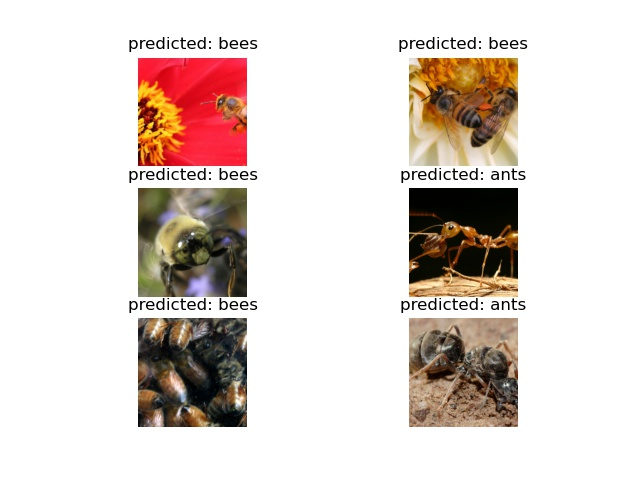
#> input picture fig.jpg, 640 x 480 px
$ python getSubImage.py --srcImage fig.jpg
#> lines starting #> are read from the running program, lines starting #| are printed output that depends on the picture
import cv2
import argparse
import numpy as np
import os
parser = argparse.ArgumentParser(description='getsubImage')
parser.add_argument('--srcImage', default="D:\\MyWork\\VRAuto\\VRAuto\\VRAuto\\VRAuto\\bin\\x64\\Debug\\SaveImage\\2020_6_22_15_49_04.jpg", type=str, help='srcImage')
parser.add_argument('--saveImage', default="D:\\MyWork\\VRAuto\\VRAuto\\VRAuto\\VRAuto\\bin\\x64\\Debug\\SaveImage\\SingleImage", type=str, help='saveImage')

def getSubImage(srcPath):
#> called with srcPath = 'fig.jpg'
    srcImage = cv2.imread(srcPath)
#> srcImage is the input picture: shape (480, 640, 3); mean B, G, R 208.2, 213.6, 224
    width = np.shape(srcImage)[1]
#> width = 640
    desWidth = int(width/2)
#> desWidth = 320
    srcImage = srcImage[:,0:desWidth,:]
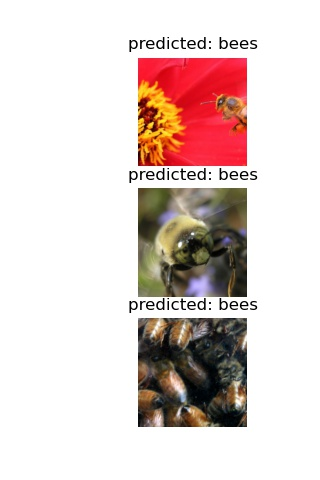
#> srcImage: shape (480, 320, 3); mean B, G, R 207.5, 210.9, 225.3
    return srcImage

if __name__ == "__main__":
    args = parser.parse_args()
    srcPath = args.srcImage
    split = str(srcPath).lstrip().rstrip().split('\\')
    ImageName = split[-1]
    savePath = os.path.join(args.saveImage,ImageName)
    subImage = getSubImage(srcPath)
    cv2.imwrite(savePath,subImage)
